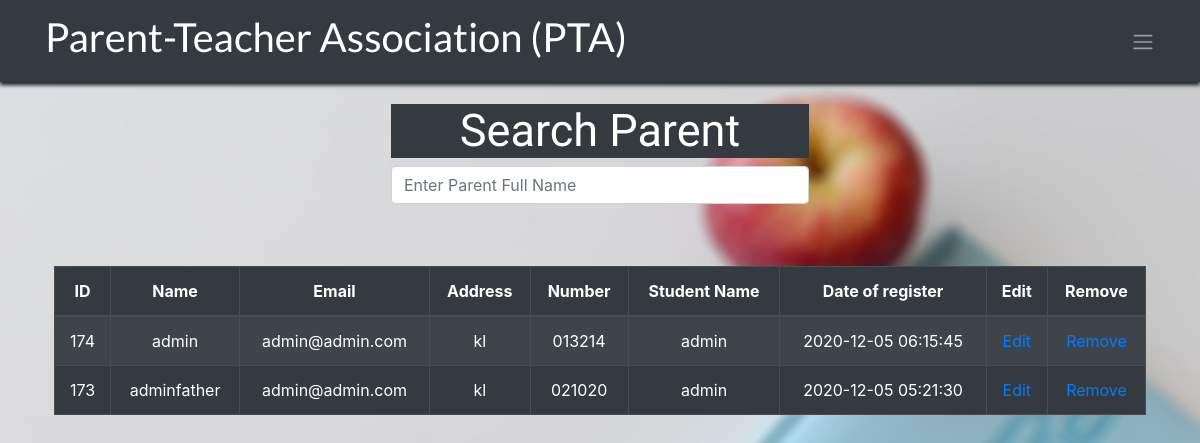
Page /institution/show_data/search-parents.php (signed in) on the committed database.
### tables this page shows
CREATE TABLE `parents` (
  `id` int(11) NOT NULL,
  `username` text NOT NULL,
  `password` text NOT NULL,
  `name` text NOT NULL,
  `email` text NOT NULL,
  `address` text NOT NULL,
  `number` text NOT NULL,
  `date_of_register` timestamp NOT NULL DEFAULT current_timestamp(),
  `school_id` int(11) DEFAULT NULL,
  `student_id` int(11) DEFAULT NULL
);

CREATE TABLE `students` (
  `id` int(11) NOT NULL,
  `school_id` int(11) DEFAULT NULL,
  `username` text DEFAULT NULL,
  `password` text DEFAULT NULL,
  `name` text DEFAULT NULL,
  `grade` text DEFAULT NULL,
  `date_of_birth` text DEFAULT NULL,
  `address` text DEFAULT NULL,
  `date_of_register` timestamp NOT NULL DEFAULT current_timestamp()
);

### institution/show_data/search-parents.php (the view, shortened to what this page needs)
<!DOCTYPE html>
<html>
<head>
  <link rel="stylesheet" href="https://stackpath.bootstrapcdn.com/bootstrap/4.3.1/css/bootstrap.min.css">
</head>
<body>
    <nav class="navbar navbar-expand-sm bg-dark navbar-dark">
        <div class="container">
            <a class="navbar-brand" href="../welcome.php">
                <h1 class="text-center navtitle">Parent-Teacher Association (PTA)</h1>
            </a>
            <ul class="nav navbar-nav ml-auto">
                <li class="nav-item dropdown ">
                    <a class="navbar-toggler-icon" href="#" id="navbardrop" data-toggle="dropdown"></a>
                </li>
            </ul>
    </nav>
    <div class="container">
    <div class="col-13 col-sm-6 col-md-5 mx-auto" style="padding: 2%;">
        <div class="form-group">
          <h2 class="text-center" style=" font-size: 45px; font-family:'Coustard', serif; color: #FFFFFF; background-color:#353a40;">Search Parent</h2>
          <input type="text" name="search" id="search" autocomplete="off" class="form-control" placeholder="Enter Parent Full Name">
        </div>
      </div>
    </div>
    <div class="container" style="padding: 2%;">
        <table class="table table-bordered table-striped table-dark">
            <thead>
                <tr>
                    <th style="text-align: center;">ID</th>
                    <th style="text-align: center;">Name</th>
                    <th style="text-align: center;">Email</th>
                    <th style="text-align: center;">Address</th>
                    <th style="text-align: center;">Number</th>
                    <th style="text-align: center;">Student Name</th>
                    <th style="text-align: center;">Date of register</th>
                    <th style="text-align: center;">Edit</th>
                    <th style="text-align: center;">Remove</th>
                </tr>
            </thead>
            <tbody>
                <tr>
                    <?php
                    include("../config.php");
                    $query = "SELECT * FROM parents ORDER BY name";
                    $result = mysqli_query($connect, $query);
                    if (mysqli_num_rows($result) > 0) {
                        while ($user = mysqli_fetch_array($result)) {
                            if ($user['school_id'] == (int)$_SESSION['id']) {
                            echo "<td align='center'>" . $user['id'] . "</td>";
                            echo "<td align='center'>" . $user['name'] . "</td>";
                            echo "<td align='center'>" . $user['email'] . "</td>";
                            echo "<td align='center'>" . $user['address'] . "</td>";
                            echo "<td align='center'>" . $user['number'] . "</td>";
                            $query2 = "SELECT name FROM students WHERE students.id={$user['student_id'] }";
                            $result2 = mysqli_query($connect, $query2);
                            $user2 = mysqli_fetch_array($result2);
                            echo "<td align='center'>" . $user2['name'] . "</td>";
                            echo "<td align='center'>" . $user['date_of_register'] . "</td>";
                            echo ("<td align='center'><a href=\"../edit_data/edit-parent.php?parent_id=".$user['id']."\">Edit</a></td>");
                            echo ("<td align='center'><a href=\"../remove_data/remove-parent.php?parent_id=".$user['id']."\">Remove</a></td>");
                            echo "</tr>";
                        }
                    }
                }
                    ?>
        </table>
    </div>
</body>
</html>

### institution/show_data/search-parents.php (style rules this page uses)
body { background-image: url("../images/back22.jpg"); background-size: cover; }
.navtitle { font-family: 'Lato', sans-serif; }
.navbar { box-shadow: 0 3px 4px rgba(0, 0, 0, 0.16), 0 3px 4px; }

### rows in the picture
parents: id "174", name "admin", email "admin@admin.com", address "kl", number "013214", student.name "admin", date_of_register "2020-12-05 06:15:45"
parents: id "173", name "adminfather", email "admin@admin.com", address "kl", number "021020", student.name "admin", date_of_register "2020-12-05 05:21:30"
